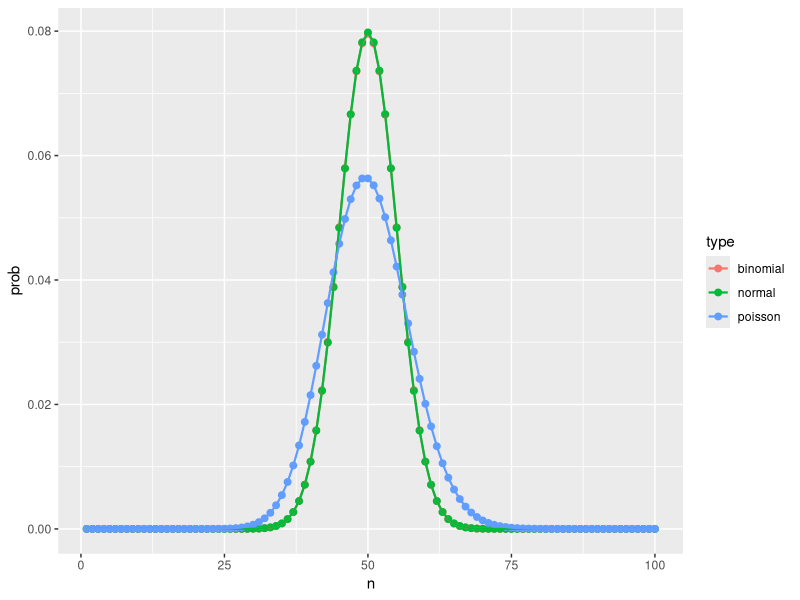
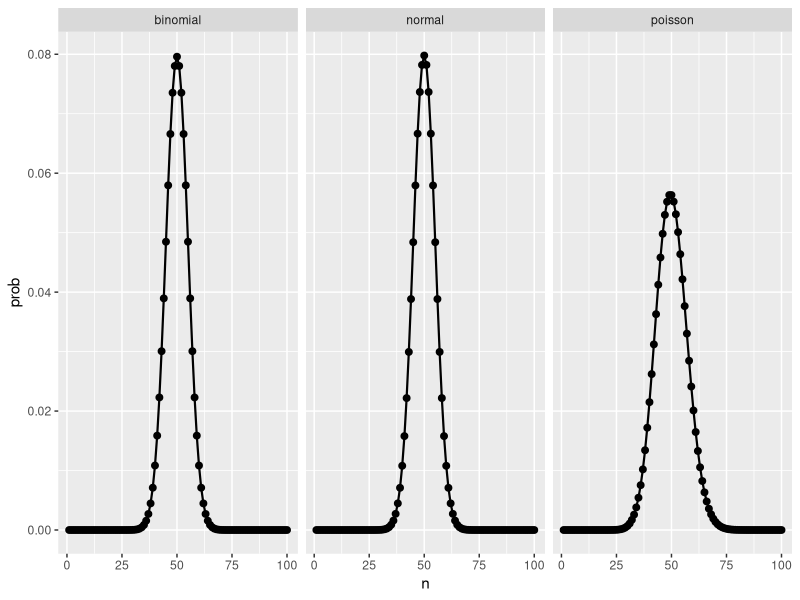

Here is the R script that generated these plots, in order:
#code to plot binomial, normal, and poisson probability distributions

#created on 8/30/2018

#@ Benjamin Tayo

library(tidyverse)
N<-100
n<-1:N
p<-0.5
mean<-N*p
sd<-sqrt(N*p*(1-p))

pdat<-data.frame(n=c(n,n,n),prob=c(dbinom(n,N,p),dnorm(n,mean,sd),dpois(n,mean)),
                 type=sort(rep(c("binomial","normal","poisson"),times=N)))

#plot distributions on same graph
pdat%>%mutate(type=factor(type))%>%ggplot(aes(n,prob,color=type))+geom_point(size=2)+geom_line(size=0.75)

#plot distributions side by side
pdat%>%mutate(type=factor(type))%>%ggplot(aes(n,prob))+geom_point(size=2)+geom_line(size=0.75)+facet_wrap(~type)
